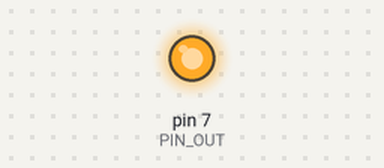
The sketch below on a simulated Arduino Uno, built with avr-gcc and run on an emulated ATmega328P. Shown: output pins drawn as LEDs (lit = HIGH).

Above: at 0.1 s.
At 125.6 s:
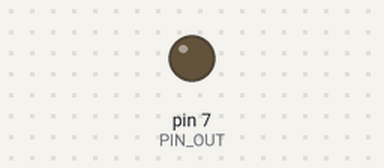
Timing chart, 0 to 127.1 s (numbered marks = the images above):
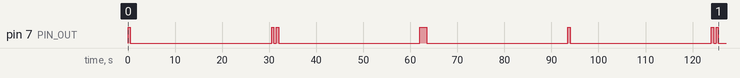

The sketch:

button_input.ino
```cpp
#define PIN_OUT 7

void setup() {
  pinMode(PIN_OUT, OUTPUT);
}

void loop() {
  //シングルクリック <1>
  digitalWrite(PIN_OUT, HIGH);
  delay(500);
  digitalWrite(PIN_OUT, LOW);

  delay(30000);


  //ダブルクリック <2>
  digitalWrite(PIN_OUT, HIGH);
  delay(500);
  digitalWrite(PIN_OUT, LOW);
  delay(500);
  digitalWrite(PIN_OUT, HIGH);
  delay(500);
  digitalWrite(PIN_OUT, LOW);

  delay(30000);

  //長押し <3>
  digitalWrite(PIN_OUT, HIGH);
  delay(1500);
  digitalWrite(PIN_OUT, LOW);

  delay(30000);
}
```

Measured:
- by itself, pin 7 (PIN_OUT): LOW → HIGH at 0.00 s, → LOW 0.50 s later, → HIGH 30.0 s later, → LOW 0.50 s later, … (14 changes in this stretch)
